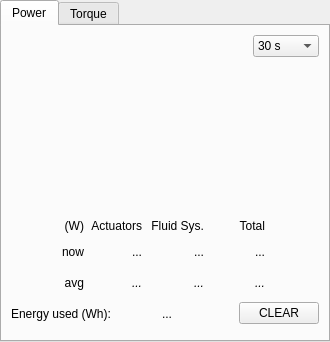
<?xml version="1.0" encoding="UTF-8"?>
<ui version="4.0">
 <class>DiagnosticsWidget</class>
 <widget class="QWidget" name="DiagnosticsWidget">
  <layout class="QVBoxLayout" name="vl_diagnostics">
   <property name="leftMargin">
    <number>0</number>
   </property>
   <property name="topMargin">
    <number>0</number>
   </property>
   <property name="rightMargin">
    <number>0</number>
   </property>
   <property name="bottomMargin">
    <number>0</number>
   </property>
   <item>
    <widget class="QTabWidget" name="tw_diagnostics">
     <property name="currentIndex">
      <number>0</number>
     </property>
     <widget class="QWidget" name="tab_power">
      <attribute name="title">
       <string>Power</string>
      </attribute>
      <layout class="QVBoxLayout" name="vl_power">
       <item>
        <layout class="QHBoxLayout" name="hl_power_header">
         <item>
          <spacer name="h_spacer_power_header">
           <property name="orientation">
            <enum>Qt::Orientation::Horizontal</enum>
           </property>
           <property name="sizeHint" stdset="0">
            <size>
             <width>0</width>
             <height>20</height>
            </size>
           </property>
          </spacer>
         </item>
         <item>
          <widget class="QComboBox" name="cb_power_window">
           <property name="statusTip">
            <string>Time span shown in the graph</string>
           </property>
           <property name="window_lengths_s" stdset="0">
            <stringlist notr="true">
             <string>30</string>
             <string>120</string>
             <string>600</string>
             <string>1800</string>
            </stringlist>
           </property>
           <item>
            <property name="text">
             <string>30 s</string>
            </property>
           </item>
           <item>
            <property name="text">
             <string>2 min</string>
            </property>
           </item>
           <item>
            <property name="text">
             <string>10 min</string>
            </property>
           </item>
           <item>
            <property name="text">
             <string>30 min</string>
            </property>
           </item>
          </widget>
         </item>
        </layout>
       </item>
       <item>
        <widget class="LineGraphWidget" name="lg_power">
         <property name="sizePolicy">
          <sizepolicy hsizetype="Expanding" vsizetype="Fixed">
           <horstretch>0</horstretch>
           <verstretch>0</verstretch>
          </sizepolicy>
         </property>
         <property name="minimumSize">
          <size>
           <width>250</width>
           <height>150</height>
          </size>
         </property>
         <property name="statusTip">
          <string>Estimated power, scaled to the window's min and max</string>
         </property>
        </widget>
       </item>
       <item>
        <layout class="QHBoxLayout" name="hl_power_values">
         <item>
          <spacer name="h_spacer_power_values_l">
           <property name="orientation">
            <enum>Qt::Orientation::Horizontal</enum>
           </property>
           <property name="sizeHint" stdset="0">
            <size>
             <width>0</width>
             <height>20</height>
            </size>
           </property>
          </spacer>
         </item>
         <item>
          <layout class="QGridLayout" name="gl_power_values">
         <item row="0" column="0">
          <widget class="QLabel" name="static_l_power_unit">
           <property name="text">
            <string>(W)</string>
           </property>
           <property name="alignment">
            <set>Qt::AlignmentFlag::AlignRight|Qt::AlignmentFlag::AlignTrailing|Qt::AlignmentFlag::AlignVCenter</set>
           </property>
          </widget>
         </item>
         <item row="0" column="1">
          <widget class="QLabel" name="static_l_power_actuators">
           <property name="text">
            <string>Actuators</string>
           </property>
           <property name="alignment">
            <set>Qt::AlignmentFlag::AlignRight|Qt::AlignmentFlag::AlignTrailing|Qt::AlignmentFlag::AlignVCenter</set>
           </property>
           <property name="indent">
            <number>3</number>
           </property>
          </widget>
         </item>
         <item row="0" column="2">
          <widget class="QLabel" name="static_l_power_fluid">
           <property name="text">
            <string>Fluid Sys.</string>
           </property>
           <property name="alignment">
            <set>Qt::AlignmentFlag::AlignRight|Qt::AlignmentFlag::AlignTrailing|Qt::AlignmentFlag::AlignVCenter</set>
           </property>
           <property name="indent">
            <number>3</number>
           </property>
          </widget>
         </item>
         <item row="0" column="3">
          <widget class="QLabel" name="static_l_power_total">
           <property name="text">
            <string>Total</string>
           </property>
           <property name="alignment">
            <set>Qt::AlignmentFlag::AlignRight|Qt::AlignmentFlag::AlignTrailing|Qt::AlignmentFlag::AlignVCenter</set>
           </property>
           <property name="indent">
            <number>3</number>
           </property>
          </widget>
         </item>
         <item row="1" column="0">
          <widget class="QLabel" name="static_l_power_now">
           <property name="text">
            <string>now</string>
           </property>
           <property name="alignment">
            <set>Qt::AlignmentFlag::AlignRight|Qt::AlignmentFlag::AlignTrailing|Qt::AlignmentFlag::AlignVCenter</set>
           </property>
          </widget>
         </item>
         <item row="2" column="0">
          <widget class="QLabel" name="static_l_power_avg">
           <property name="text">
            <string>avg</string>
           </property>
           <property name="alignment">
            <set>Qt::AlignmentFlag::AlignRight|Qt::AlignmentFlag::AlignTrailing|Qt::AlignmentFlag::AlignVCenter</set>
           </property>
          </widget>
         </item>
         <item row="1" column="1">
          <widget class="QLabel" name="l_power_actuators_now">
           <property name="minimumSize">
            <size>
             <width>55</width>
             <height>25</height>
            </size>
           </property>
           <property name="statusTip">
            <string>Latest estimated power</string>
           </property>
           <property name="text">
            <string>...</string>
           </property>
           <property name="alignment">
            <set>Qt::AlignmentFlag::AlignRight|Qt::AlignmentFlag::AlignTrailing|Qt::AlignmentFlag::AlignVCenter</set>
           </property>
           <property name="indent">
            <number>3</number>
           </property>
          </widget>
         </item>
         <item row="2" column="1">
          <widget class="QLabel" name="l_power_actuators_avg">
           <property name="font">
            <font>
             <italic>true</italic>
            </font>
           </property>
           <property name="minimumSize">
            <size>
             <width>55</width>
             <height>25</height>
            </size>
           </property>
           <property name="statusTip">
            <string>Average over the shown window</string>
           </property>
           <property name="text">
            <string>...</string>
           </property>
           <property name="alignment">
            <set>Qt::AlignmentFlag::AlignRight|Qt::AlignmentFlag::AlignTrailing|Qt::AlignmentFlag::AlignVCenter</set>
           </property>
           <property name="indent">
            <number>3</number>
           </property>
          </widget>
         </item>
         <item row="1" column="2">
          <widget class="QLabel" name="l_power_fluid_now">
           <property name="minimumSize">
            <size>
             <width>55</width>
             <height>25</height>
            </size>
           </property>
           <property name="statusTip">
            <string>Latest estimated power</string>
           </property>
           <property name="text">
            <string>...</string>
           </property>
           <property name="alignment">
            <set>Qt::AlignmentFlag::AlignRight|Qt::AlignmentFlag::AlignTrailing|Qt::AlignmentFlag::AlignVCenter</set>
           </property>
           <property name="indent">
            <number>3</number>
           </property>
          </widget>
         </item>
         <item row="2" column="2">
          <widget class="QLabel" name="l_power_fluid_avg">
           <property name="font">
            <font>
             <italic>true</italic>
            </font>
           </property>
           <property name="minimumSize">
            <size>
             <width>55</width>
             <height>25</height>
            </size>
           </property>
           <property name="statusTip">
            <string>Average over the shown window</string>
           </property>
           <property name="text">
            <string>...</string>
           </property>
           <property name="alignment">
            <set>Qt::AlignmentFlag::AlignRight|Qt::AlignmentFlag::AlignTrailing|Qt::AlignmentFlag::AlignVCenter</set>
           </property>
           <property name="indent">
            <number>3</number>
           </property>
          </widget>
         </item>
         <item row="1" column="3">
          <widget class="QLabel" name="l_power_total_now">
           <property name="minimumSize">
            <size>
             <width>55</width>
             <height>25</height>
            </size>
           </property>
           <property name="statusTip">
            <string>Latest estimated power</string>
           </property>
           <property name="text">
            <string>...</string>
           </property>
           <property name="alignment">
            <set>Qt::AlignmentFlag::AlignRight|Qt::AlignmentFlag::AlignTrailing|Qt::AlignmentFlag::AlignVCenter</set>
           </property>
           <property name="indent">
            <number>3</number>
           </property>
          </widget>
         </item>
         <item row="2" column="3">
          <widget class="QLabel" name="l_power_total_avg">
           <property name="font">
            <font>
             <italic>true</italic>
            </font>
           </property>
           <property name="minimumSize">
            <size>
             <width>55</width>
             <height>25</height>
            </size>
           </property>
           <property name="statusTip">
            <string>Average over the shown window</string>
           </property>
           <property name="text">
            <string>...</string>
           </property>
           <property name="alignment">
            <set>Qt::AlignmentFlag::AlignRight|Qt::AlignmentFlag::AlignTrailing|Qt::AlignmentFlag::AlignVCenter</set>
           </property>
           <property name="indent">
            <number>3</number>
           </property>
          </widget>
         </item>
          </layout>
         </item>
         <item>
          <spacer name="h_spacer_power_values_r">
           <property name="orientation">
            <enum>Qt::Orientation::Horizontal</enum>
           </property>
           <property name="sizeHint" stdset="0">
            <size>
             <width>0</width>
             <height>20</height>
            </size>
           </property>
          </spacer>
         </item>
        </layout>
       </item>
       <item>
        <layout class="QHBoxLayout" name="hl_energy">
         <item>
          <widget class="QLabel" name="static_l_energy">
           <property name="text">
            <string>Energy used (Wh):</string>
           </property>
          </widget>
         </item>
         <item>
          <widget class="QLabel" name="l_energy">
           <property name="minimumSize">
            <size>
             <width>55</width>
             <height>25</height>
            </size>
           </property>
           <property name="statusTip">
            <string>Total estimated energy</string>
           </property>
           <property name="text">
            <string>...</string>
           </property>
           <property name="alignment">
            <set>Qt::AlignmentFlag::AlignRight|Qt::AlignmentFlag::AlignTrailing|Qt::AlignmentFlag::AlignVCenter</set>
           </property>
          </widget>
         </item>
         <item>
          <spacer name="h_spacer_energy">
           <property name="orientation">
            <enum>Qt::Orientation::Horizontal</enum>
           </property>
           <property name="sizeHint" stdset="0">
            <size>
             <width>0</width>
             <height>20</height>
            </size>
           </property>
          </spacer>
         </item>
         <item>
          <widget class="QPushButton" name="pb_energy_clear">
           <property name="statusTip">
            <string>Clear the running energy total</string>
           </property>
           <property name="text">
            <string>CLEAR</string>
           </property>
          </widget>
         </item>
        </layout>
       </item>
       <item>
        <spacer name="v_spacer_power">
         <property name="orientation">
          <enum>Qt::Orientation::Vertical</enum>
         </property>
         <property name="sizeHint" stdset="0">
          <size>
           <width>20</width>
           <height>0</height>
          </size>
         </property>
        </spacer>
       </item>
      </layout>
     </widget>
     <widget class="QWidget" name="tab_torque">
      <attribute name="title">
       <string>Torque</string>
      </attribute>
      <layout class="QVBoxLayout" name="vl_torque">
       <item>
        <layout class="QHBoxLayout" name="hl_torque_header">
         <item>
          <spacer name="h_spacer_torque_header">
           <property name="orientation">
            <enum>Qt::Orientation::Horizontal</enum>
           </property>
           <property name="sizeHint" stdset="0">
            <size>
             <width>0</width>
             <height>20</height>
            </size>
           </property>
          </spacer>
         </item>
         <item>
          <widget class="QComboBox" name="cb_torque_window">
           <property name="statusTip">
            <string>Time span shown in the graph</string>
           </property>
           <property name="window_lengths_s" stdset="0">
            <stringlist notr="true">
             <string>30</string>
             <string>120</string>
             <string>600</string>
             <string>1800</string>
            </stringlist>
           </property>
           <item>
            <property name="text">
             <string>30 s</string>
            </property>
           </item>
           <item>
            <property name="text">
             <string>2 min</string>
            </property>
           </item>
           <item>
            <property name="text">
             <string>10 min</string>
            </property>
           </item>
           <item>
            <property name="text">
             <string>30 min</string>
            </property>
           </item>
          </widget>
         </item>
        </layout>
       </item>
       <item>
        <widget class="LineGraphWidget" name="lg_torque">
         <property name="sizePolicy">
          <sizepolicy hsizetype="Expanding" vsizetype="Fixed">
           <horstretch>0</horstretch>
           <verstretch>0</verstretch>
          </sizepolicy>
         </property>
         <property name="minimumSize">
          <size>
           <width>250</width>
           <height>150</height>
          </size>
         </property>
         <property name="statusTip">
          <string>Pitch torque, scaled to the window's min and max</string>
         </property>
        </widget>
       </item>
       <item>
        <layout class="QHBoxLayout" name="hl_torque_values">
         <item>
          <layout class="QGridLayout" name="gl_torque_values">
         <item row="0" column="0">
          <widget class="QLabel" name="static_l_torque_unit">
           <property name="text">
            <string>(Nm)</string>
           </property>
          </widget>
         </item>
         <item row="0" column="1">
          <widget class="QLabel" name="static_l_torque_measured">
           <property name="text">
            <string>Measured</string>
           </property>
           <property name="alignment">
            <set>Qt::AlignmentFlag::AlignRight|Qt::AlignmentFlag::AlignTrailing|Qt::AlignmentFlag::AlignVCenter</set>
           </property>
           <property name="indent">
            <number>3</number>
           </property>
          </widget>
         </item>
         <item row="0" column="2">
          <widget class="QLabel" name="static_l_torque_model">
           <property name="text">
            <string>Model</string>
           </property>
           <property name="alignment">
            <set>Qt::AlignmentFlag::AlignRight|Qt::AlignmentFlag::AlignTrailing|Qt::AlignmentFlag::AlignVCenter</set>
           </property>
           <property name="indent">
            <number>3</number>
           </property>
          </widget>
         </item>
         <item row="0" column="3">
          <widget class="QLabel" name="static_l_torque_target">
           <property name="text">
            <string>Target</string>
           </property>
           <property name="alignment">
            <set>Qt::AlignmentFlag::AlignRight|Qt::AlignmentFlag::AlignTrailing|Qt::AlignmentFlag::AlignVCenter</set>
           </property>
           <property name="indent">
            <number>3</number>
           </property>
          </widget>
         </item>
         <item row="1" column="0">
          <widget class="QLabel" name="static_l_torque_now">
           <property name="text">
            <string>now</string>
           </property>
          </widget>
         </item>
         <item row="2" column="0">
          <widget class="QLabel" name="static_l_torque_avg">
           <property name="text">
            <string>avg</string>
           </property>
          </widget>
         </item>
         <item row="1" column="1">
          <widget class="QLabel" name="l_torque_measured_now">
           <property name="minimumSize">
            <size>
             <width>55</width>
             <height>25</height>
            </size>
           </property>
           <property name="statusTip">
            <string>Latest measured pitch torque</string>
           </property>
           <property name="text">
            <string>...</string>
           </property>
           <property name="alignment">
            <set>Qt::AlignmentFlag::AlignRight|Qt::AlignmentFlag::AlignTrailing|Qt::AlignmentFlag::AlignVCenter</set>
           </property>
           <property name="indent">
            <number>3</number>
           </property>
          </widget>
         </item>
         <item row="2" column="1">
          <widget class="QLabel" name="l_torque_measured_avg">
           <property name="font">
            <font>
             <italic>true</italic>
            </font>
           </property>
           <property name="minimumSize">
            <size>
             <width>55</width>
             <height>25</height>
            </size>
           </property>
           <property name="statusTip">
            <string>Average over the shown window</string>
           </property>
           <property name="text">
            <string>...</string>
           </property>
           <property name="alignment">
            <set>Qt::AlignmentFlag::AlignRight|Qt::AlignmentFlag::AlignTrailing|Qt::AlignmentFlag::AlignVCenter</set>
           </property>
           <property name="indent">
            <number>3</number>
           </property>
          </widget>
         </item>
         <item row="1" column="2">
          <widget class="QLabel" name="l_torque_model_now">
           <property name="minimumSize">
            <size>
             <width>55</width>
             <height>25</height>
            </size>
           </property>
           <property name="statusTip">
            <string>Latest pitch torque predicted by the arm and CW model</string>
           </property>
           <property name="text">
            <string>...</string>
           </property>
           <property name="alignment">
            <set>Qt::AlignmentFlag::AlignRight|Qt::AlignmentFlag::AlignTrailing|Qt::AlignmentFlag::AlignVCenter</set>
           </property>
           <property name="indent">
            <number>3</number>
           </property>
          </widget>
         </item>
         <item row="2" column="2">
          <widget class="QLabel" name="l_torque_model_avg">
           <property name="font">
            <font>
             <italic>true</italic>
            </font>
           </property>
           <property name="minimumSize">
            <size>
             <width>55</width>
             <height>25</height>
            </size>
           </property>
           <property name="statusTip">
            <string>Average over the shown window</string>
           </property>
           <property name="text">
            <string>...</string>
           </property>
           <property name="alignment">
            <set>Qt::AlignmentFlag::AlignRight|Qt::AlignmentFlag::AlignTrailing|Qt::AlignmentFlag::AlignVCenter</set>
           </property>
           <property name="indent">
            <number>3</number>
           </property>
          </widget>
         </item>
         <item row="1" column="3">
          <widget class="QLabel" name="l_torque_target_now">
           <property name="minimumSize">
            <size>
             <width>55</width>
             <height>25</height>
            </size>
           </property>
           <property name="statusTip">
            <string>Latest pitch torque the model predicts at the motion target with the current CW</string>
           </property>
           <property name="text">
            <string>...</string>
           </property>
           <property name="alignment">
            <set>Qt::AlignmentFlag::AlignRight|Qt::AlignmentFlag::AlignTrailing|Qt::AlignmentFlag::AlignVCenter</set>
           </property>
           <property name="indent">
            <number>3</number>
           </property>
          </widget>
         </item>
         <item row="2" column="3">
          <widget class="QLabel" name="l_torque_target_avg">
           <property name="font">
            <font>
             <italic>true</italic>
            </font>
           </property>
           <property name="minimumSize">
            <size>
             <width>55</width>
             <height>25</height>
            </size>
           </property>
           <property name="statusTip">
            <string>Average over the shown window</string>
           </property>
           <property name="text">
            <string>...</string>
           </property>
           <property name="alignment">
            <set>Qt::AlignmentFlag::AlignRight|Qt::AlignmentFlag::AlignTrailing|Qt::AlignmentFlag::AlignVCenter</set>
           </property>
           <property name="indent">
            <number>3</number>
           </property>
          </widget>
         </item>
          </layout>
         </item>
         <item>
          <spacer name="h_spacer_torque_values">
           <property name="orientation">
            <enum>Qt::Orientation::Horizontal</enum>
           </property>
           <property name="sizeHint" stdset="0">
            <size>
             <width>0</width>
             <height>20</height>
            </size>
           </property>
          </spacer>
         </item>
         <item>
          <layout class="QVBoxLayout" name="vl_torque_limits">
           <item alignment="Qt::AlignmentFlag::AlignHCenter">
            <widget class="DotPlotWidget" name="dp_torque">
             <property name="sizePolicy">
              <sizepolicy hsizetype="Fixed" vsizetype="Fixed">
               <horstretch>0</horstretch>
               <verstretch>0</verstretch>
              </sizepolicy>
             </property>
             <property name="minimumSize">
              <size>
               <width>90</width>
               <height>90</height>
              </size>
             </property>
             <property name="statusTip">
              <string>Measured torque at the central joint (up = arm forward); rings = torque limits</string>
             </property>
            </widget>
           </item>
           <item>
            <widget class="QLabel" name="l_torque_limits">
             <property name="statusTip">
              <string>Current reactive CW torque limits</string>
             </property>
             <property name="text">
              <string>...</string>
             </property>
             <property name="alignment">
              <set>Qt::AlignmentFlag::AlignCenter</set>
             </property>
            </widget>
           </item>
          </layout>
         </item>
        </layout>
       </item>
       <item>
        <spacer name="v_spacer_torque">
         <property name="orientation">
          <enum>Qt::Orientation::Vertical</enum>
         </property>
         <property name="sizeHint" stdset="0">
          <size>
           <width>20</width>
           <height>0</height>
          </size>
         </property>
        </spacer>
       </item>
      </layout>
     </widget>
    </widget>
   </item>
  </layout>
 </widget>
 <customwidgets>
  <customwidget>
   <class>LineGraphWidget</class>
   <extends>QWidget</extends>
   <header>widgets/line_graph_widget.h</header>
  </customwidget>
  <customwidget>
   <class>DotPlotWidget</class>
   <extends>QWidget</extends>
   <header>widgets/dot_plot_widget.h</header>
  </customwidget>
 </customwidgets>
 <resources/>
 <connections/>
</ui>
